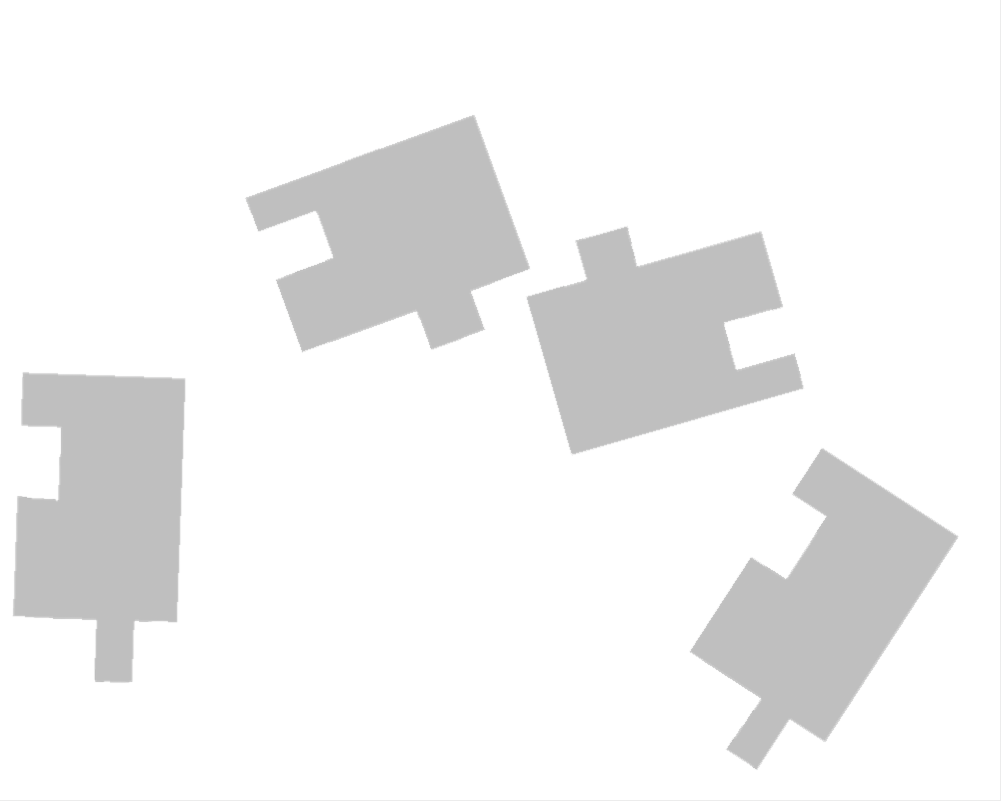
#> input picture assets/puzzle_images/simulator_01.png, 2002 x 1602 px (shown at 1/2 size)
$ jupyter execute --allow-errors poc_opencv_01.ipynb
#> lines starting #> are read from the running program, lines starting #| are printed output that depends on the picture; after the words box and inside, x2 and y2 are one past the last pixel; in counts of white or black regions, pixels touching at a corner belong together
# Proof of Concept with OpenCV 01

[cell 1]
import cv2
import numpy as np
import matplotlib.pyplot as plt
import itertools as it
import math
from scipy.signal import correlate

[cell 2]
def show_image(image, title=None):
    plt.imshow(cv2.cvtColor(image, cv2.COLOR_BGR2RGB))
    if title:
        plt.title(title)
    plt.show()


def show_images(images, titles=None, max_cols=3):
    n_images = len(images)
    n_rows = math.ceil(n_images / max_cols)
    plt.figure(figsize=(5 * max_cols, 4 * n_rows))

    for i, img in enumerate(images):
        plt.subplot(n_rows, max_cols, i + 1)
        plt.imshow(cv2.cvtColor(img, cv2.COLOR_BGR2RGB))
        if titles and i < len(titles):
            plt.title(titles[i])

    plt.tight_layout()
    plt.show()

## Load Image

[cell 3]
image = cv2.imread("../assets/puzzle_images/simulator_01.png")
#> image is the input picture: shape (1602, 2002, 3); mean B, G, R 242.4, 242.5, 242.4
show_image(image)

## Object Detection

[cell 4]
gray_image = cv2.cvtColor(image, cv2.COLOR_BGR2GRAY)
show_image(gray_image)

_, thresh = cv2.threshold(gray_image, 200, 255, cv2.THRESH_BINARY_INV)
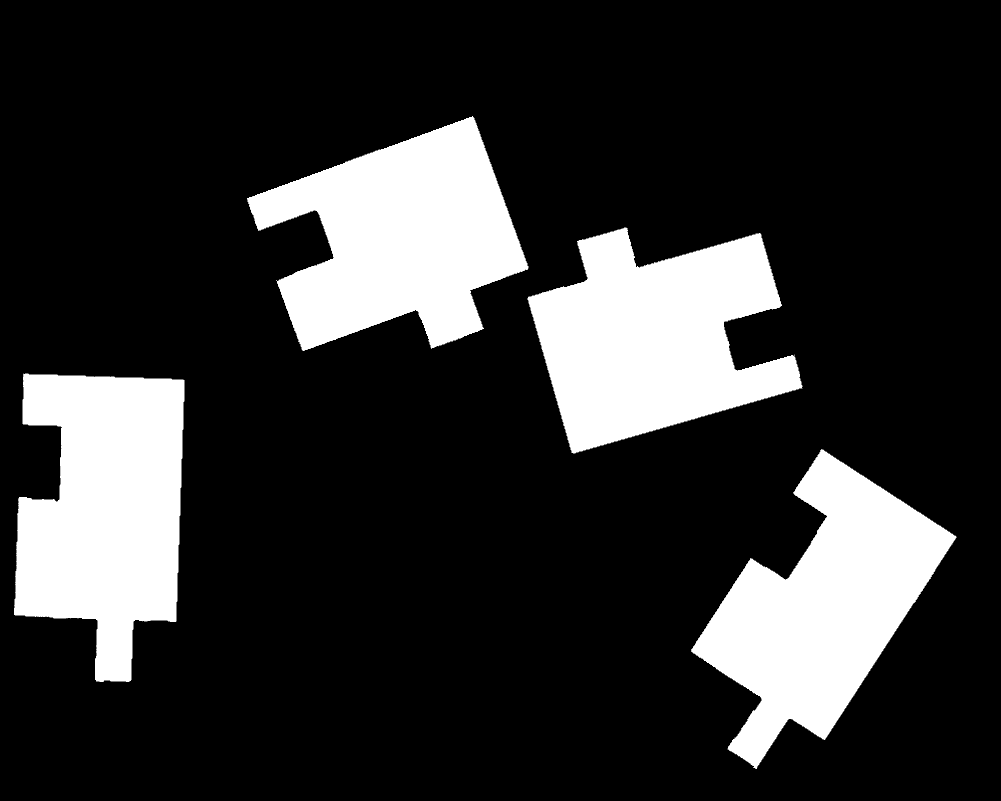
#> thresh: shape (1602, 2002) (shown at 1/2 size); 19.1% white; 4 white regions, box (x1, y1, x2, y2) and area: (28, 747, 369, 1364) 153932, (494, 232, 1057, 702) 153651, (1055, 455, 1605, 907) 152495, (1382, 898, 1913, 1538) 151667
show_image(thresh)

[cell 5]
# [8 lines left out: function draw_bounding_boxes, not called in this run]

contours, _ = cv2.findContours(thresh, cv2.RETR_EXTERNAL, cv2.CHAIN_APPROX_SIMPLE)
#> contours = 4 contours; box (x1, y1, x2, y2) and area: (28, 747, 369, 1364) 152924, (494, 232, 1057, 702) 152649, (1055, 455, 1605, 907) 151507, (1382, 898, 1913, 1538) 150788

[cell 6]
pieces_image = image.copy()
pieces_image = cv2.drawContours(pieces_image, contours, -1, (0, 255, 0), 3)
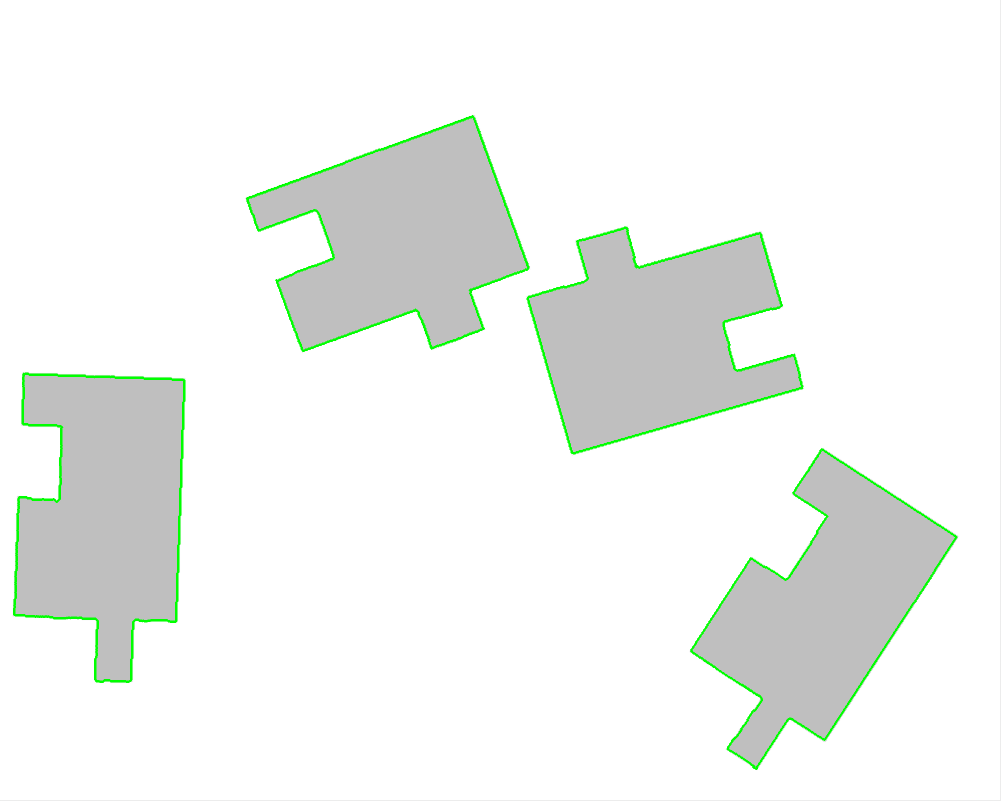
#> pieces_image: shape (1602, 2002, 3) (shown at 1/2 size); 1.19% of pixels changed, all inside (x1, y1, x2, y2) = (26, 230, 1915, 1540)

show_image(pieces_image, "Contours")

[cell 7]
pieces_image = image.copy()
pieces = []

for i, c in enumerate(contours):
    rect = cv2.minAreaRect(c)
    box = cv2.boxPoints(rect).astype(np.float32)

    # Compute width and height from the box
    w = int(np.linalg.norm(box[1] - box[0]))
    h = int(np.linalg.norm(box[2] - box[1]))

    # Define the destination points for a straight rectangle
    dst_pts = np.array([
        [0, 0],
        [w - 1, 0],
        [w - 1, h - 1],
        [0, h - 1]
    ], dtype=np.float32)

    # Perspective transform matrix
    M = cv2.getPerspectiveTransform(box, dst_pts)

    # Warp (crop) the rotated piece
    cropped = cv2.warpPerspective(thresh, M, (w, h))
    pieces.append(cropped)

    # Draw contour box on visualization image
    cv2.drawContours(pieces_image, [box.astype(int)], 0, (0, 255, 0), 2)
#> this loop made 4 passes
#> (rect, w, h, dst_pts) on passes 1 to 4: (((1612.8, 1240.5), (609.1, 324.2), -57), 324, 609, [[0, 0], [323, 0], [323, 608], [0, 608]]), (((196, 1057.4), (610.7, 325.9), -87.99), 325, 610, [[0, 0], [324, 0], [324, 609], [0, 609]]), (((1320.5, 645.4), (486.4, 407.4), -15.95), 407, 486, [[0, 0], [406, 0], [406, 485], [0, 485]]), (((789.1, 505.6), (484.5, 410.8), -19.86), 410, 484, [[0, 0], [409, 0], [409, 483], [0, 483]])
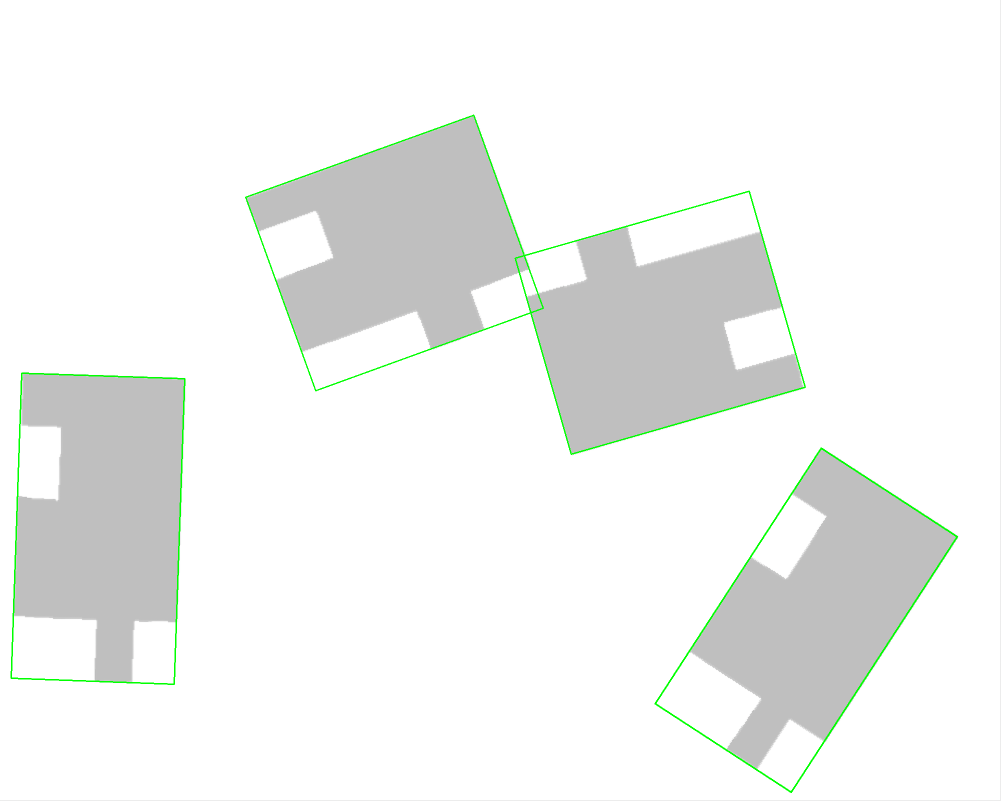
#> pieces_image: shape (1602, 2002, 3) (shown at 1/2 size); 0.68% of pixels changed, all inside (x1, y1, x2, y2) = (21, 229, 1916, 1586)
#> after the loop, pieces = 4 items

show_image(pieces_image, "Min. Area Rectangles")

[cell 8]
show_images(pieces, max_cols=2)
#> in show_images, `n_images = len(images)`: n_images = 4
#> in show_images, `n_rows = math.ceil(n_images / max_cols)`: n_rows = 2
#> the loop in show_images, `for i, img in enumerate(images):` made 4 passes

## Remove overlaps

Mask out the piece by largest white area. The small overlaps in the edges need to go.

[cell 9]
masked_pieces = []

for p in pieces:
    contours, _ = cv2.findContours(p, cv2.RETR_EXTERNAL, cv2.CHAIN_APPROX_SIMPLE)
    if not contours:
        masked_pieces.append(p)
        continue

    largest_contour = max(contours, key=cv2.contourArea)
    mask = np.zeros_like(p)
    cv2.drawContours(mask, [largest_contour], -1, 255, thickness=cv2.FILLED)
    result = cv2.bitwise_and(p, p, mask=mask)
    masked_pieces.append(result)
#> this loop made 4 passes
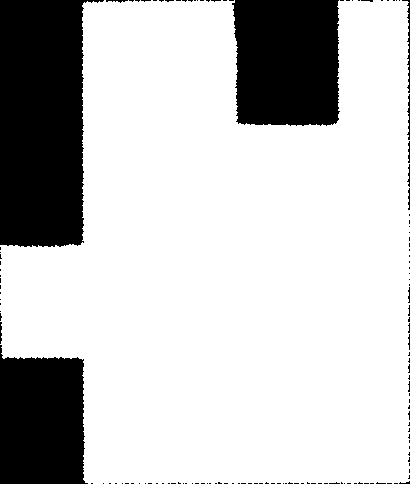
#> mask: shape (484, 410); 77.5% white; 141 black regions (129 under 20 px), largest, box (x1, y1, x2, y2) and area: (0, 0, 104, 247) 20390, (232, 0, 340, 126) 12745, (0, 345, 88, 484) 10555
#> after the loop, masked_pieces = 4 items

[cell 10]
show_images(masked_pieces, max_cols=2)
#> the loop in show_images (call 2), `for i, img in enumerate(images):` made 4 passes

## Smooth contours

[cell 11]
def smooth_mask(thresh, kernel_size=5, iterations=10):
    kernel = np.ones((kernel_size, kernel_size), np.uint8)
    # Close small gaps, then open small noise
    smooth = cv2.morphologyEx(thresh, cv2.MORPH_CLOSE, kernel, iterations=iterations)
    smooth = cv2.morphologyEx(smooth, cv2.MORPH_OPEN, kernel, iterations=iterations)
    return smooth

smoothed_pieces = []

for p in masked_pieces:
    sp = smooth_mask(p)
    smoothed_pieces.append(sp)
#> after the loop, smoothed_pieces = 4 items

show_images(smoothed_pieces, max_cols=2)

## Corner detection

[cell 12]
def extract_corners(piece_img, plot=True):
    # Convert to grayscale if needed
    gray = cv2.cvtColor(piece_img, cv2.COLOR_BGR2GRAY) if len(piece_img.shape) == 3 else piece_img.copy()

    # Find contour (largest one = main piece)
    contours, _ = cv2.findContours(gray, cv2.RETR_EXTERNAL, cv2.CHAIN_APPROX_NONE)
    contour = max(contours, key=cv2.contourArea)

    # Smooth contour
    epsilon = 0.005 * cv2.arcLength(contour, True)
    approx = cv2.approxPolyDP(contour, epsilon, True)

    # Compute curvature (corner strength)
    approx_pts = approx[:, 0, :]

    return approx_pts

def is_close_to_border_x(pt, img_shape, border_thresh=10):
    _, w = img_shape
    x, _ = pt
    return (x < border_thresh or x > w - border_thresh)

def is_close_to_border_y(pt, img_shape, border_thresh=10):
    h, _ = img_shape
    _, y = pt
    return (y < border_thresh or y > h - border_thresh)

def is_x_similar(pt1, pt2, thresh=10):
    return abs(pt1[0] - pt2[0]) < thresh

def is_y_similar(pt1, pt2, thresh=10):
    return abs(pt1[1] - pt2[1]) < thresh

def select_relevant_corners(corners, img_shape):
    selected = []
    close_to_corners = []
    close_to_edges = []

    for ept in corners:
        if is_close_to_border_y(ept, img_shape) and is_close_to_border_x(ept, img_shape):
            close_to_corners.append(ept)
        elif is_close_to_border_y(ept, img_shape) or is_close_to_border_x(ept, img_shape):
            close_to_edges.append(ept)

    if len(close_to_corners) == 4:
        return close_to_corners

    if len(close_to_corners) == 2:
        distances = []
        for (cpt, ept) in it.product(close_to_corners, close_to_edges):
            if is_x_similar(cpt, ept) or is_y_similar(cpt, ept):
                distances.append((np.linalg.norm(ept - cpt), ept))

        distances.sort(key=lambda x: x[0], reverse=True)

        return close_to_corners + [pt for _, pt in distances[:2]]

    return selected

pieces_corners = []

debug_images = []
for i, piece in enumerate(smoothed_pieces):
    corners = extract_corners(piece, plot=True)
    vis = cv2.cvtColor(piece, cv2.COLOR_GRAY2BGR)
    for pt in corners:
        cv2.circle(vis, tuple(pt), 4, (0, 0, 255), -1)
    selected = select_relevant_corners(corners, img_shape=piece.shape)
    pieces_corners.append((i, selected))
    for pt in selected:
        cv2.circle(vis, tuple(pt), 6, (0, 255, 0), 2)
    debug_images.append(vis)
#> this loop made 4 passes
#> (epsilon in extract_corners, selected) on passes 1 to 4: (10.13, [[0, 608], [323, 608], [0, 122], [323, 125]]), (10.13, [[0, 609], [324, 609], [0, 125], [324, 126]]), (10.14, [[0, 0], [0, 485], [326, 0], [322, 485]]), (10.13, [[409, 483], [409, 0], [82, 0], [83, 483]])
#> after the loop, debug_images = 4 items; pieces_corners = [(0, [[0, 608], [323, 608], [0, 122], [323, 125]]), (1, [[0, 609], [324, 609], [0, 125], [324, 126]]), (2, [[0, 0], [0, 485], [326, 0], [322, 485]]), (3, [[409, 483], [409, 0], [82, 0], [83, 483]])]

show_images(debug_images, max_cols=2)

## Vectorize edges

[cell 13]
def vectorize_edges(thresh, corners, n_vectors=-1):
    contours, _ = cv2.findContours(thresh, cv2.RETR_EXTERNAL, cv2.CHAIN_APPROX_SIMPLE)
    if not contours:
        return None

    contour = max(contours, key=cv2.contourArea)
    mask = np.zeros_like(thresh)
    cv2.drawContours(mask, [contour], -1, 255, -1)

    h, w = thresh.shape

    # Sort in clockwise order
    corners = sorted(corners, key=lambda pt: math.atan2(pt[1] - h / 2, pt[0] - w / 2))

    # Calculate vectors between all adjacent corners
    # then sample along these edges to the countour of the piece
    edges_vectors = []
    for i in range(len(corners)):
        vectors = []
        pt1 = corners[i]
        pt2 = corners[(i + 1) % len(corners)]

        edge_vec = pt2 - pt1
        edge_length = np.linalg.norm(edge_vec)
        edge_dir = edge_vec / edge_length

        n_samples = n_vectors if n_vectors > 0 else int(edge_length * 0.8)
        for j in range(n_samples + 1):
            sample_pt = pt1 + edge_dir * (j * edge_length / n_samples)
            sample_pt = np.clip(sample_pt.astype(int), [0, 0], [w - 1, h - 1])

            # Move outward to find contour point
            normal_dir = np.array([-edge_dir[1], edge_dir[0]])
            for d in range(-500, 500):
                probe_pt = sample_pt + normal_dir * d
                probe_pt = np.clip(probe_pt.astype(int), [0, 0], [w - 1, h - 1])
                if mask[probe_pt[1], probe_pt[0]] == 255:
                    vectors.append(probe_pt)
                    break

        edges_vectors.append((i, vectors))

    return edges_vectors

def draw_vectors(image, vectors):
    image = np.copy(image)
    for pt in vectors:
        cv2.circle(image, tuple(pt), 2, (0, 255, 0), -1)
    return image

def plot_vector_lengths(vectors):
    lengths = []
    for i in range(1, len(vectors)):
        lengths.append(np.linalg.norm(vectors[i] - vectors[i - 1]))

    plt.plot(lengths)
    plt.title("Vector Lengths")
    plt.xlabel("Vector Index")
    plt.ylabel("Length")
    plt.show()

def normalize_vector_lengths(vectors):
    lengths = []
    for vec in vectors:
        lengths.append(np.linalg.norm(vec))

    mean_length = np.mean(lengths)
    normalized = []
    for l in lengths:
        if mean_length < 3:
            normalized.append(0)
        else:
            normalized.append(l / mean_length)

    return normalized

for (i, piece) in pieces_corners:
    thresh = smoothed_pieces[i]
    edges_vectors = vectorize_edges(thresh, piece)
    for edge_idx, vectors in edges_vectors:
        vis = draw_vectors(cv2.cvtColor(thresh, cv2.COLOR_GRAY2BGR), vectors)
        show_image(vis, f"Piece {i+1} Vectors Edge {edge_idx+1}")
        vector_lengths = normalize_vector_lengths(vectors)
        plot_vector_lengths(vector_lengths)
#> this loop made 4 passes
#> (piece, h in vectorize_edges, w in vectorize_edges, corners in vectorize_edges) on passes 1 to 4: ([[0, 608], [323, 608], [0, 122], [323, 125]], 609, 324, [[0, 122], [323, 125], [323, 608], [0, 608]]), ([[0, 609], [324, 609], [0, 125], [324, 126]], 610, 325, [[0, 125], [324, 126], [324, 609], [0, 609]]), ([[0, 0], [0, 485], [326, 0], [322, 485]], 486, 407, [[0, 0], [326, 0], [322, 485], [0, 485]]), ([[409, 483], [409, 0], [82, 0], [83, 483]], 484, 410, [[82, 0], [409, 0], [409, 483], [83, 483]])
#> pass 1, in show_image (call 9), `plt.show()`:
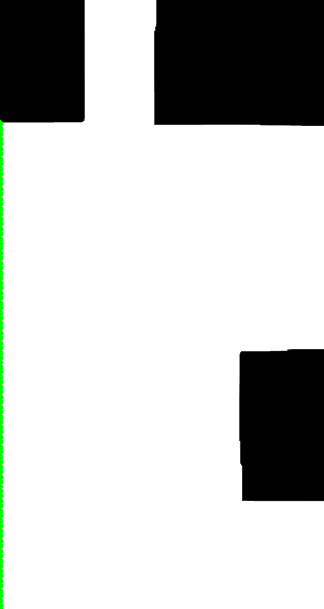
#> shown: shape (609, 324, 3); mean R, G, B 196.2, 197.9, 196.2
#> pass 1, in plot_vector_lengths (call 4), `plt.show()`:
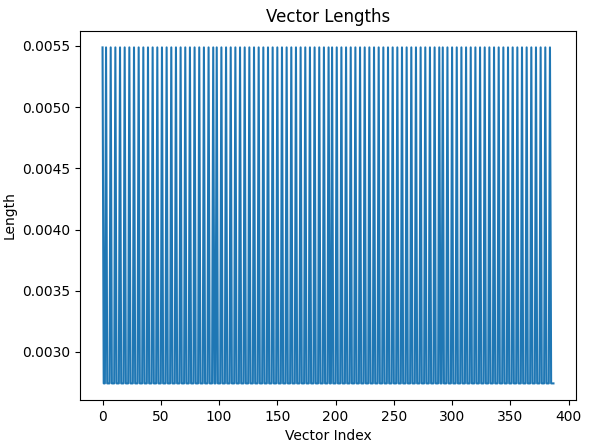
#> figure drawn by matplotlib, 1 panel; curve peaks at x = 0, y = 0.00549
#> pass 2, in plot_vector_lengths (call 5), `plt.show()`:
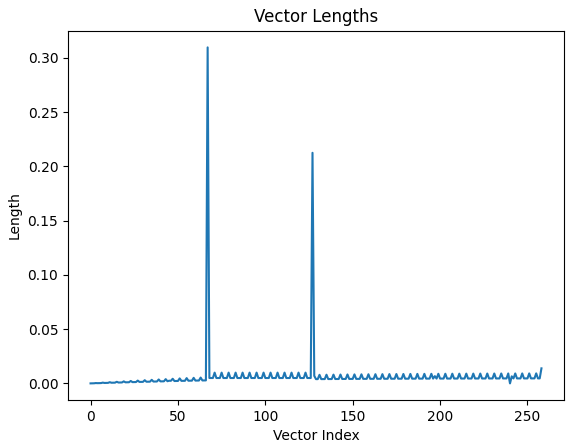
#> figure drawn by matplotlib, 1 panel; curve peaks at x = 67, y = 0.31
#> (the rest of the program and of its run is left out)
